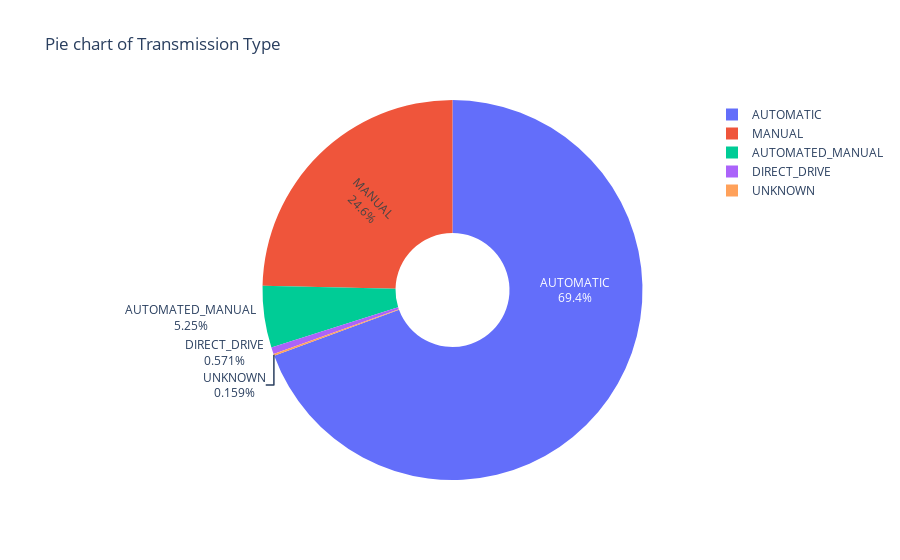

This figure's notebook cell:
### Code cell
import plotly.graph_objects as go

data_pie = data['Transmission Type'].value_counts()

# Creating the pie chart
fig = go.Figure(data=[go.Pie(labels=data_pie.index, values=data_pie.values, textinfo='label+percent',
                             insidetextorientation='radial')])

# Updating the layout
fig.update_traces(hole=0.3, hoverinfo='label+percent+name')
fig.update_layout(title='Pie chart of Transmission Type')

# Displaying the pie chart
fig.show()

### Figure 1 — Plotly figure (JSON) as saved in the notebook; plotly's stock layout.template omitted (floating-point values rounded to 4 significant figures)
{"data": [{"hole": 0.3, "hoverinfo": "label+percent+name", "insidetextorientation": "radial", "labels": ["AUTOMATIC", "MANUAL", "AUTOMATED_MANUAL", "DIRECT_DRIVE", "UNKNOWN"], "textinfo": "label+percent", "type": "pie", "values": [8266, 2935, 626, 68, 19]}], "layout": {"title": {"text": "Pie chart of Transmission Type"}}}
